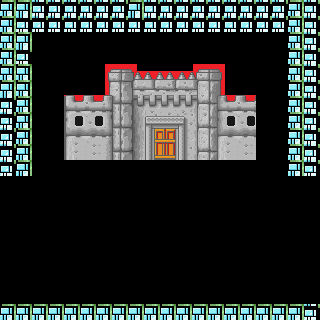

This is a level from a 2D game, rendered from its Tiled map with the project's own tilesets. A one-line summary and the complete map file follow:
An orthogonal 20x20 tile map with 16x16 px tiles, 1 tile layer (Tile Layer 1).

<map version="1.10" tiledversion="1.10.2" orientation="orthogonal" renderorder="right-down" width="20" height="20" tilewidth="16" tileheight="16" infinite="0" nextlayerid="2" nextobjectid="1">
 <tileset firstgid="1" name="secret" tilewidth="16" tileheight="16" tilecount="1455" columns="97">
  <image source="../AS2_source/effects_UI_tiles/tiles.png" width="1564" height="251" />
 </tileset>
 <layer id="1" name="Tile Layer 1" width="20" height="20">
  <data encoding="csv">
1017,1017,1114,1114,1114,1114,1114,1114,1017,1114,1114,1114,1114,1114,1114,1114,1114,1114,1017,1114,
1017,1114,1114,1114,1114,1114,1114,1114,1114,1114,1114,1114,1114,1114,1114,1114,1114,1114,1017,1114,
1017,1017,0,0,0,0,0,0,0,0,0,0,0,0,0,0,0,0,1017,1114,
1017,1114,0,0,0,0,0,0,0,0,0,0,0,0,0,0,0,0,1017,1114,
1017,1017,0,0,1610612742,1610612839,1610612936,1610613033,1610613130,1610613227,1610613324,1610613421,1610613518,1610613615,1610613712,1610613809,0,0,1017,1114,
1017,1017,0,0,1610612741,1610612838,1610612935,1610613032,1610613129,1610613226,1610613323,1610613420,1610613517,1610613614,1610613711,1610613808,0,0,1017,1114,
1114,1017,0,0,1610612740,1610612837,1610612934,1610613031,1610613128,1610613225,1610613322,1610613419,1610613516,1610613613,1610613710,1610613807,0,0,1017,1114,
1114,1017,0,0,1610612739,1610612836,1610612933,1610613030,1610613127,1610613224,1610613321,1610613418,1610613515,1610613612,1610613709,1610613806,0,0,1017,1114,
1114,1017,0,0,1610612738,1610612835,1610612932,1610613029,1610613126,1610613223,1610613320,1610613417,1610613514,1610613611,1610613708,1610613805,0,0,1017,1114,
1114,1017,0,0,1610612737,1610612834,1610612931,1610613028,1610613125,1610613222,1610613319,1610613416,1610613513,1610613610,1610613707,1610613804,0,0,1017,1114,
1114,1017,0,0,0,0,0,0,0,0,0,0,0,0,0,0,0,0,1017,1114,
0,0,0,0,0,0,0,0,0,0,0,0,0,0,0,0,0,0,0,0,
0,0,0,0,0,0,0,0,0,0,0,0,0,0,0,0,0,0,0,0,
0,0,0,0,0,0,0,0,0,0,0,0,0,0,0,0,0,0,0,0,
0,0,0,0,0,0,0,0,0,0,0,0,0,0,0,0,0,0,0,0,
0,0,0,0,0,0,0,0,0,0,0,0,0,0,0,0,0,0,0,0,
0,0,0,0,0,0,0,0,0,0,0,0,0,0,0,0,0,0,0,0,
0,0,0,0,0,0,0,0,0,0,0,0,0,0,0,0,0,0,0,0,
0,0,0,0,0,0,0,0,0,0,0,0,0,0,0,0,0,0,0,0,
1017,1017,1017,1017,1017,1017,1017,1017,1017,1017,1017,1017,1017,1017,1017,1017,1017,1017,1017,1114
</data>
 </layer>
</map>
